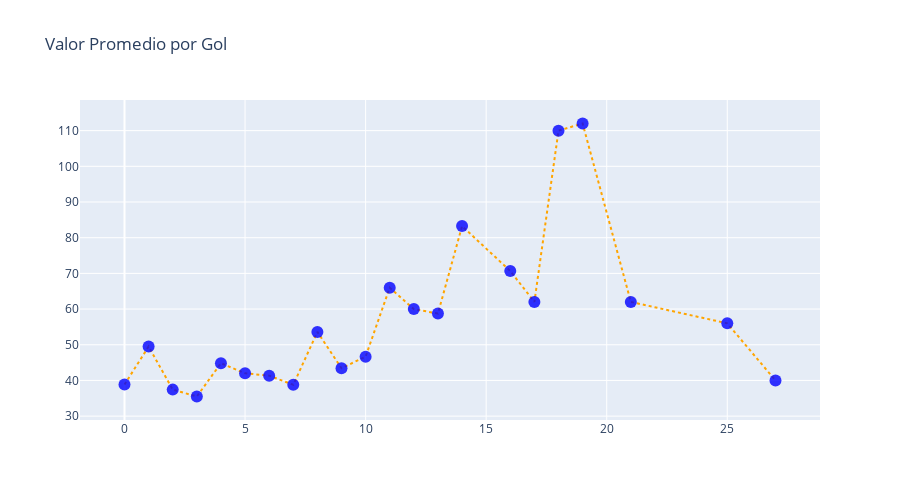

Notebook source saved alongside this figure:
### Code cell
fig = go.Figure()

fig.add_trace(go.Scatter(
    x=goles_unica,
    y=media_valor_gol,
    mode="lines+markers",
    marker=dict(
    size=12,
    color = 'blue',
    colorscale='thermal',
    opacity=.8),
    line = dict(
    color= "orange",
    dash = "dot")
))
fig.update_traces(textposition='top center')

fig.update_layout(
    height=500,
    title_text='Valor Promedio por Gol')

fig

### Figure 1 — Plotly figure (JSON) as saved in the notebook; plotly's stock layout.template omitted (floating-point values rounded to 4 significant figures)
{"data": [{"line": {"color": "orange", "dash": "dot"}, "marker": {"color": "blue", "colorscale": [[0, "rgb(3, 35, 51)"], [0.09091, "rgb(13, 48, 100)"], [0.1818, "rgb(53, 50, 155)"], [0.2727, "rgb(93, 62, 153)"], [0.3636, "rgb(126, 77, 143)"], [0.4545, "rgb(158, 89, 135)"], [0.5455, "rgb(193, 100, 121)"], [0.6364, "rgb(225, 113, 97)"], [0.7273, "rgb(246, 139, 69)"], [0.8182, "rgb(251, 173, 60)"], [0.9091, "rgb(246, 211, 70)"], [1, "rgb(231, 250, 90)"]], "opacity": 0.8, "size": 12}, "mode": "lines+markers", "textposition": "top center", "type": "scatter", "x": [0, 1, 2, 3, 4, 5, 6, 7, 8, 9, 10, 11, 12, 13, 14, 16, 17, 18, 19, 21, 25, 27], "y": [38.86, 49.5, 37.43, 35.5, 44.83, 42, 41.33, 38.78, 53.6, 43.43, 46.67, 66, 60, 58.75, 83.25, 70.67, 62, 110, 112, 62, 56, 40]}], "layout": {"height": 500, "title": {"text": "Valor Promedio por Gol"}}}
